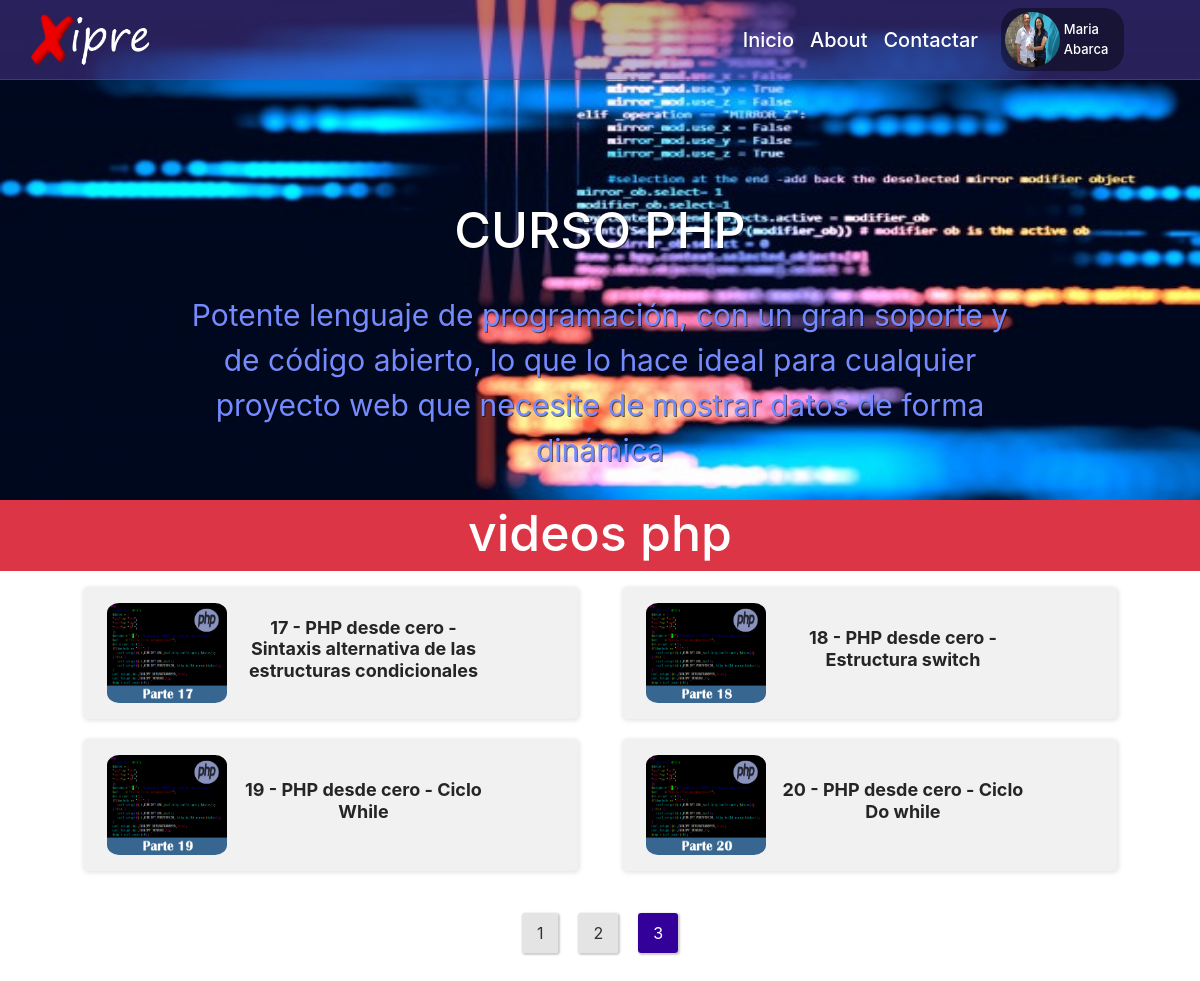
Screenshot of /Cursos/?curso=php&pagina=3 (signed in) with the database file from the repository.
### tables this page shows
CREATE TABLE `user` (
  `email` varchar(999) NOT NULL,
  `image` varchar(999) NOT NULL,
  `password` varchar(255) NOT NULL,
  `nombre` varchar(255) NOT NULL,
  `apellido` varchar(255) NOT NULL
);

CREATE TABLE `php` (
  `id` int(11) NOT NULL,
  `nombre` varchar(999) NOT NULL
);

### db.php (called while the page is built)
<?php
class DB{
private $host;
private $db;
private $user;
private $password;
private $charset;
function __construct(){
	$this->host="localhost";
	$this->db="cursos";
	$this->user="root";
	$this->password="";
	$this->charset="utf8mb4";
}
	function connect(){
		try{
			$connection="mysql:host=". $this->host .";dbname=".$this->db.";charset=".$this->charset;
			$options=[PDO::ATTR_ERRMODE => PDO::ERRMODE_EXCEPTION,
               PDO::ATTR_EMULATE_PREPARES => false];
			$pdo = new PDO ($connection, $this->user, $this->password, $options);
			return $pdo;
		}catch(PDOException $e){
			print_r("Error connection:", $e->getMessage());
		}
	}
}
?>

### iniciarSession.php (called while the page is built, shortened)
<?php
include_once("db.php");
$basedata = new DB();
$query = $basedata->connect()->prepare("SELECT * FROM user WHERE email=:email");
$query->execute(["email"=>$_SESSION['user']]);
while($lista = $query->fetch(PDO::FETCH_ASSOC)){
	$nombre= $lista["nombre"];
	$apellido= $lista["apellido"];
	$imagen= $lista["image"];
}
?>

### Cursos/index.php (the view, shortened to what this page needs)
<!doctype html>
<html lang="es" dir="ltr">
<head>
 <link rel="stylesheet" href="../css/bootstrap.min.css">
 <link rel="stylesheet" href="../style.css">
 <link rel="stylesheet" href="estilos.css">
	<link rel="stylesheet" href="paginacion.css">
	</head>
<body>
	<?php
	if(isset($_SESSION['user'])){
		include_once("../iniciarSession.php");}
	?>
<div id="fondo">
<div class="container py-2">
<div class="row menup align-content-center align-items-center align-self-center d-flex">
	<img onclick="location.href='../'" style="cursor:pointer;" class="incono my-auto" src="../6.png" height="55px">
	<div  onclick="location.href='../'" style="cursor:pointer;" class="ocultar ml-md-auto">Inicio</div>
	<div class="ocultar ml-3" >About</div>
	<div class="ocultar ml-3">Contactar</div>
	<?php 	if(!isset($_SESSION['user'])){
	?>
	<div class="ocultar ml-3" onclick="location.href='../CrearCuenta/'">Registrarse</div>
	<div class="ocultar ml-3" onclick="location.href='../IniciarSession/'">Iniciar session</div>
	<img src="../usuario.png" alt="" class="usuarioAnonimo text-white" id="">
	<?php
	}else{?>
	<div class="cajauser d-flex align-content-center align-self-center align-items-center justify-content-center pl-1  pr-3  py-1" style="background: rgba(0,0,0,40%); border-radius:20px;">
		 <?php if($imagen==""){ ?>
	<img src="../usuario.png" alt="" class="usuario text-white" >
		<?php }else{?>
		<img src="../usuario/<?php echo $imagen; ?>" alt="" class="usuario text-white" >
		<?php } ?>
		<div id="nombreApellido">
		<p class="m-0 ml-1 tex-white"><?php echo $nombre; ?></p>
		<p class="m-0 ml-1"><?php echo $apellido; ?></p>
		</div>
	</div>
	<?php
	} ?>
</div>
</div>
</div>
<div id="imagen-fondo"><img src="../fon2.jpg" alt="" width="100%" height="100%"><h1 class="text-center text-uppercase">curso
  <?php  if($_GET["curso"]=="csharp"){
	echo "c#";
}else if($_GET["curso"]=="cmas"){
	echo "c++";
}else{echo $_GET["curso"]; } ?></h1>
	<?php  if($_GET["curso"]=="php"){ ?>
	<p class="text-center mx-auto">Potente lenguaje de programación, con un gran soporte y de código abierto, lo que lo hace ideal para cualquier proyecto web que necesite de mostrar datos de forma dinámica</p>
	<?php }else if($_GET["curso"]=="csharp"){ ?>
	<p class="text-center mx-auto">
	Es un Lenguaje de Programación para crear aplicaciones de escritorio robustas y para integrarlo con otras tecnologías, entornos de desarrollo y lenguajes de programación</p>
	<?php }else if($_GET["curso"]=="javascript"){ ?>
	<p class="text-center mx-auto">
	Permitiendo crear efectos atractivos y dinámicos en las páginas web. Los navegadores modernos interpretan el código JavaScript integrado en las páginas web</p>
	<?php }else if($_GET["curso"]=="css"){ ?>
		<p class="text-center mx-auto">
	CSS es un mecanismo complementario del lenguaje HTML que permite indicarle al navegador el estilo que debe darle a los distintos elementos al desplegar la información de un sitio web</p>
	<?php }else if($_GET["curso"]=="cmas"){ ?>
	<p class="text-center mx-auto">
	Es un lenguaje muy utilizado en programas de alta complejidad como de diseño gráfico, 3D, en juegos antiguos y actuales, para crear motores gráficos, y otros; debido a su enorme capacidad</p>
	<?php }else if($_GET["curso"]=="html"){ ?>
	<p class="text-center mx-auto">
	HTML es un lenguaje de marcado descriptivo que se escribe en forma de etiquetas para definir la estructura de una página web y su contenido como texto, imágenes</p>
	<?php } ?>
	</div>
	<div class="fondo-cursos bg-danger mb-3">
	<h1 class="text-center py-2 text-white text-lowercase">Videos 	<?php  if($_GET["curso"]=="csharp"){
	echo "c#";
}else if($_GET["curso"]=="cmas"){
	echo "c++";
}else{echo $_GET["curso"]; } ?></h1>
	</div>
	<div class="d-flex mx-auto" style="width:100%">
			<div class="cursos align-content-center align-self-center align-items-center mx-auto">
			    <?php
				 include_once 'peliculas.php';
      $peliculas = new Peliculas(8);
      $peliculas->mostrarPeliculas();
      ?>
		</div></div>
    <div class="container">
          <div id="paginas">
          <center>
          <?php
             $peliculas->mostrarPaginas();
           ?></center>
        </div>
    </div>
</body>
</html>

### Cursos/peliculas.php (shortened to what this page needs)
<?php
include_once '../db.php';
class Peliculas extends DB{
  private $paginaActual;
  private $totalPaginas;
  private $resultadosPorPagina;
  private $indice;
  private $error = false;
  public function __construct($nPorPagina){
    $this->resultadosPorPagina = $nPorPagina;
    $this->indice =0;
    $this->paginaActual = 1;
    $this->calcularPaginas();
    }
  function calcularPaginas(){
    $query = $this->connect()->query('SELECT COUNT(*) AS total FROM '.$_GET["curso"].'');
    $this->nResultados = $query->fetch(PDO::FETCH_OBJ)->total;
    $this->totalPaginas = $this->nResultados / $this->resultadosPorPagina;
    if(isset($_GET['pagina'])){
       if(is_numeric($_GET['pagina'])){
          if($_GET['pagina'] >= 1 && $_GET['pagina'] <= round($this->totalPaginas)){
            $this->paginaActual = $_GET['pagina'];
            $this->indice = ($this->paginaActual -1) * ($this->resultadosPorPagina);
          }else{
            echo "No existe esa pagina";
            $this->error = true;
          }
       }else{
         echo "Error al mostrar pagina";
         $this->error = true;
       }
  }
  }
   function mostrarPeliculas(){
     if(!$this->error){
       $query = $this->connect()->prepare("SELECT * FROM ".$_GET["curso"]." LIMIT :pos, :n");
       $query->execute(['pos' => $this->indice, "n" => $this->resultadosPorPagina]);
      foreach ($query as $pelicula){
        include "vista-pelicula.php";
      }
     }
   }
    function mostrarPaginas(){
     $actual = "";
   $this->totalPaginas=round($this->totalPaginas);
     $paginacion=$this->paginaActual-3; $max=$this->paginaActual+2;
     if($this->paginaActual==2){
      $paginacion=0;
      $max=$this->paginaActual+3;
      if($this->paginaActual+1 == $this->totalPaginas){
        $paginacion=0;
        $max=$this->paginaActual+1;
      }
      if($this->paginaActual==round($this->totalPaginas)){
        $paginacion=0;
        $max=$this->paginaActual;
      }
      if($max>round($this->totalPaginas)){
     $max=$this->paginaActual+2;
      }
    }else if($this->paginaActual==round($this->totalPaginas)){
      $paginacion=$this->paginaActual-5;
      $max=$this->totalPaginas;
      if($this->paginaActual==4){
     $paginacion=$this->paginaActual-4;
   }else  if($this->paginaActual==3){
     $paginacion=$this->paginaActual-3;
   }else if($max<1){
       $paginacion=$this->paginaActual-4;
      }
    }else if($this->paginaActual==round($this->totalPaginas)-1){
      $paginacion=$this->paginaActual-4;
      $max=$this->totalPaginas;
      if($paginacion<0){
     $paginacion=$this->paginaActual-3;
      }
    }
     echo "<ul>";
     for($i=$paginacion; $i < $max; $i++){
       if(($i+1) == $this->paginaActual){
         $actual='class="actual"';
       }else{
         $actual="";
       }
      echo '<li><a '.$actual.' href="?curso='.$_GET["curso"].'&pagina='.($i+1).'">'.($i + 1).'</a></li>';
     }
     echo "</ul>";
   }
}
?>

### Cursos/vista-pelicula.php
<a href="videos/?curso=<?php echo $_GET["curso"];?>&video=<?php echo $pelicula["id"]; ?>" style="text-decoration: none; color:#252525">
<div class="cursos-cero py-2 align-content-center align-self-center align-items-center" onclick="aviso()"><div id="caja-cursos" class="d-inline-block ml-sm-3"><div class="d-inline-block"><img src="img videos/<?php echo $_GET["curso"]; ?>/<?php echo $pelicula["id"]; ?>.png" alt="" style="border-radius:10%;"></div></div><h1 class="text-subcursos"><b><?php echo $pelicula["nombre"];?></b></h1></div></a>

### Cursos/estilos.css (style rules this page uses)
* { box-sizing:border-box; }
#fondo { width: 100%; height: fit-content; background: rgba(101,72,181,40%); border-bottom:solid 1px rgba(101,72,181,50%); position: absolute; z-index: 1000; }
#fondo div div div, #caja div { font-weight: 500; font-size:20px; color: white; transition:.3s; cursor: pointer; }
.usuario { border-radius:50%; width: 55px; height: 55px; }
#nombreApellido p { font-size: 13px; text-transform: capitalize; }
.cajauser { margin-left: 2%; margin-right: 4%; }
#imagen-fondo { margin-bottom:-20px; padding: 0; height:500px; }
#imagen-fondo h1 { position:relative; top:-60%; color:white; font-size:50px; text-shadow: 1px 1px 0px rgba(0,0,0,60%); }
#imagen-fondo p { position:relative; top:-55%; color:#748BFF; font-size:30px; width: 70%; text-shadow: 1px 1px 0px rgba(0,0,0,60%); }
.fondo-cursos { margin-top: 15px; display:flex; overflow: hidden; }
.fondo-cursos h1 { animation: encabezado .5s; font-size:50px; margin: 0% auto; }
.cursos-cero { transition: .5s; background: #f1f1f1; border-radius:5px; display:inline-flex; width: 45%; margin-bottom: 20px; margin-left: 20px; margin-right: 20px; box-shadow: 1px 1px 4px 1px rgba(0,0,0,10%); animation: cursos 1s; overflow: hidden; }
#caja-cursos { margin-right: 1%; }
.cursos { text-align: center; width: 1100px; display: inline-block; }
.text-subcursos { display: inline-block; width: 50%; height: 100%; font-size:18px; }
.cursos-cero div img { width: 120px; height: 100px; }
.cursos-cero div { padding:4px; }

### Cursos/paginacion.css (style rules this page uses)
#paginas { margin-top: 20px; margin-bottom: 30px; }
#paginas ul { margin: 10px 0; padding: 0; }
#paginas li { display: inline-block; margin: 0; padding: 10px; }
#paginas li a { background: rgb(228, 228, 228); box-shadow: 1px 1px 2px 1px rgba(0,0,0,20%); border-radius: 3px; color: rgb(50, 50, 50); padding: 10px 15px; text-decoration: none; }
.actual { background: #330099 !important; color: rgb(255, 255, 255) !important; }

### rows the page displays
user: image (picture), nombre "Maria", apellido "Abarca"
php: shows a picture, nombre "17 - PHP desde cero - Sintaxis alternativa de las estructuras condicionales"
php: shows a picture, nombre "18 - PHP desde cero - Estructura switch"
php: shows a picture, nombre "19 - PHP desde cero - Ciclo While"
php: shows a picture, nombre "20 - PHP desde cero - Ciclo Do while"

### other values shown
$_GET["curso"] "PHP"
$_GET["curso"] "php"
